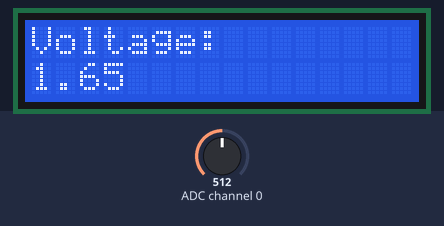
Simulated run of this program. Board: Raspberry Pi (BCM pin numbers). Parts: 16×2 character LCD. Inputs (shaded band) come from the test bench; at power-on: ADC channel 0 = 512 (analog values on the 0–1023 scale). What the program prints to the terminal is not drawn.

Above: at 1.2 s.
1.3 s: ADC channel 0 set to 716
At 2.3 s:
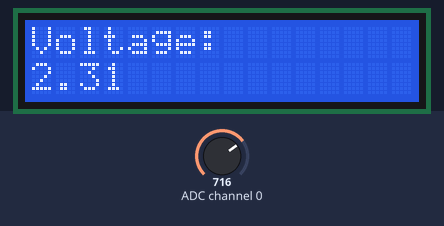
3.5 s: ADC channel 0 set to 900
At 5.8 s:
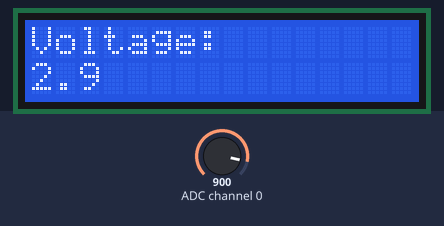
6.5 s: ADC channel 0 set to 1023
At 7.3 s:
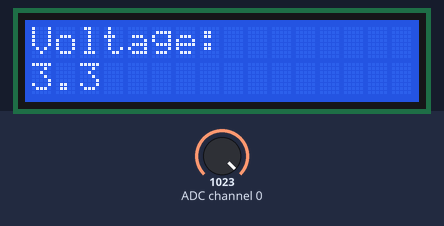
Timing chart, 0 to 9.5 s (numbered marks = the images above; inputs shaded):
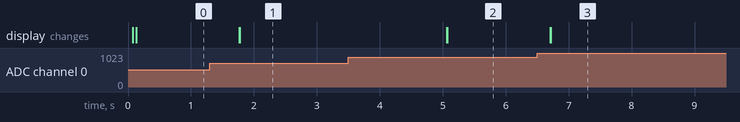

The program:

15_RaspberryPiPotentiometerandLCD.py
```python
#!/usr/bin/python
###########################################################################
#Filename      : 15_RaspberryPiPotentiometerandLCD.py
#Description   : make a voltemeter
#Company       : SunRobotics Technologies
#Website       : www.sunrobotics.co.in
#E-mail        : support@sunrobotics.co.in(For Any Query)
############################################################################
import time
import os
import RPi.GPIO as GPIO
import smbus

# Define some device parameters
I2C_ADDR  = 0x3F # I2C device address, if any error, change this address to 0x27
LCD_WIDTH = 16   # Maximum characters per line

# Define some device constants
LCD_CHR = 1 # Mode - Sending data
LCD_CMD = 0 # Mode - Sending command

LCD_LINE_1 = 0x80 # LCD RAM address for the 1st line
LCD_LINE_2 = 0xC0 # LCD RAM address for the 2nd line
LCD_LINE_3 = 0x94 # LCD RAM address for the 3rd line
LCD_LINE_4 = 0xD4 # LCD RAM address for the 4th line

LCD_BACKLIGHT  = 0x08  # On
#LCD_BACKLIGHT = 0x00  # Off

ENABLE = 0b00000100 # Enable bit
# Timing constants
E_PULSE = 0.0005
E_DELAY = 0.0005

# change these as desired - they're the pins connected from the
# SPI port on the ADC to the Cobbler
SPICLK = 11
SPIMISO = 9
SPIMOSI = 10
SPICS = 8
analogChannel = 0

#Open I2C interface
#bus = smbus.SMBus(0)  # Rev 1 Pi uses 0
bus = smbus.SMBus(1) # Rev 2 Pi uses 1

#setup function for some setup---custom function
def setup():
    #set the gpio modes to BCM numbering
    GPIO.setmode(GPIO.BCM)
    # set up the SPI interface pins
    GPIO.setup(SPIMOSI, GPIO.OUT)
    GPIO.setup(SPIMISO, GPIO.IN)
    GPIO.setup(SPICLK, GPIO.OUT)
    GPIO.setup(SPICS, GPIO.OUT)
    pass

def lcd_init():
  # Initialise display
  lcd_byte(0x33,LCD_CMD) # 110011 Initialise
  lcd_byte(0x32,LCD_CMD) # 110010 Initialise
  lcd_byte(0x06,LCD_CMD) # 000110 Cursor move direction
  lcd_byte(0x0C,LCD_CMD) # 001100 Display On,Cursor Off, Blink Off
  lcd_byte(0x28,LCD_CMD) # 101000 Data length, number of lines, font size
  lcd_byte(0x01,LCD_CMD) # 000001 Clear display
  time.sleep(E_DELAY)

def lcd_byte(bits, mode):
  # Send byte to data pins
  # bits = the data
  # mode = 1 for data
  #        0 for command
  bits_high = mode | (bits & 0xF0) | LCD_BACKLIGHT
  bits_low = mode | ((bits<<4) & 0xF0) | LCD_BACKLIGHT
  # High bits
  bus.write_byte(I2C_ADDR, bits_high)
  lcd_toggle_enable(bits_high)
  # Low bits
  bus.write_byte(I2C_ADDR, bits_low)
  lcd_toggle_enable(bits_low)

def lcd_toggle_enable(bits):
  # Toggle enable
  time.sleep(E_DELAY)
  bus.write_byte(I2C_ADDR, (bits | ENABLE))
  time.sleep(E_PULSE)
  bus.write_byte(I2C_ADDR,(bits & ~ENABLE))
  time.sleep(E_DELAY)

def lcd_string(message,line):
  # Send string to display

  message = message.ljust(LCD_WIDTH," ")

  lcd_byte(line, LCD_CMD)

  for i in range(LCD_WIDTH):
    lcd_byte(ord(message[i]),LCD_CHR)


#print message at the begining ---custom function
def print_message():
    print ('|**********************************|')
    print ('|              Voltmeter           |')
    print ('|    -------------------------     |')
    print ('|    | ADC |           | Pi  |     |')
    print ('|    |-----|-----------|-----|     |')
    print ('|    | CS  | connect to| CE0 |     |')
    print ('|    | Din | connect to| MOSI|     |')
    print ('|    | Dout| connect to| MISO|     |')
    print ('|    | CLK | connect to| SCLK|     |')
    print ('|    | CH0 | connect to| 3.3V|     |')
    print ('|    | CH1 | connect to| GND |     |')
    print ('|    -------------------------     |')
    print ('|   Potentiometer connect to CH0   |')
    print ('|                                  |')
    print ('|**********************************|\n')

    print ('Program is running...')
    print ('Please press Ctrl+C to end the program...')

# read SPI data from MCP3008 chip, 8 possible adc's (0 thru 7)
def readadc(adcnum, clockpin, mosipin, misopin, cspin):
        if ((adcnum > 7) or (adcnum < 0)):
                return -1
        GPIO.output(cspin, True)

        GPIO.output(clockpin, False)  # start clock low
        GPIO.output(cspin, False)     # bring CS low

        commandout = adcnum
        commandout |= 0x18  # start bit + single-ended bit
        commandout <<= 3    # we only need to send 5 bits here
        for i in range(5):
                if (commandout & 0x80):
                        GPIO.output(mosipin, True)
                else:
                        GPIO.output(mosipin, False)
                commandout <<= 1
                GPIO.output(clockpin, True)
                GPIO.output(clockpin, False)

        adcout = 0
        # read in one empty bit, one null bit and 10 ADC bits
        for i in range(12):
                GPIO.output(clockpin, True)
                GPIO.output(clockpin, False)
                adcout <<= 1
                if (GPIO.input(misopin)):
                        adcout |= 0x1

        GPIO.output(cspin, True)

        adcout >>= 1       # first bit is 'null' so drop it
        return adcout

#main function
def main():
    #print info
    print_message()
    # Initialise display
    lcd_init()
    #clear screen
    lcd_byte(0x01, LCD_CMD)
    while True:
        adc = readadc(analogChannel, SPICLK, SPIMOSI, SPIMISO, SPICS)
        voltage = round((adc/1024.*3.3),2)
        voltage = str(voltage)     #float change to string
        lcd_string("Voltage:        <",LCD_LINE_1)
        lcd_string(voltage,LCD_LINE_2)
        time.sleep(1.5)

#define a destroy function for clean up everything after the script finished
def destroy():
    #release resource
    GPIO.cleanup()

#
# if run this script directly ,do:
if __name__ == '__main__':
    setup()
    try:
            main()
    #when 'Ctrl+C' is pressed,child program destroy() will be executed.
    except KeyboardInterrupt:
        destroy()
        pass
    #clear screen
    finally:
        lcd_byte(0x01, LCD_CMD)
```

Measured:
- after the input at 1.3 s, the display: first changes after 0.47 s (image 1 shows a later state)
- after the input at 3.5 s, the display: first changes after 1.6 s (image 2 shows a later state)
- after the input at 6.5 s, the display: first changes after 0.20 s (image 3 shows a later state)
